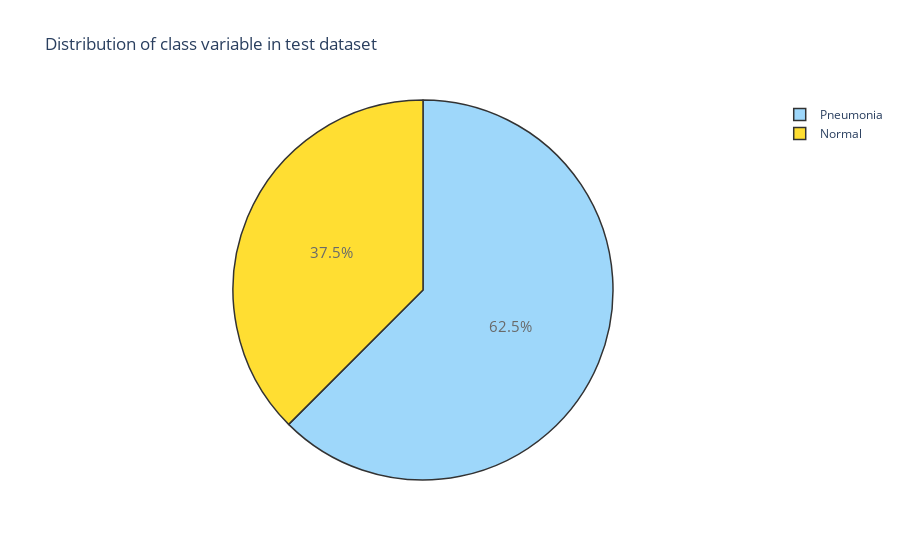

The notebook cell saved with this chart:
### Code cell
trace = go.Pie(labels = ['Pneumonia', 'Normal'], values = df_test['class'].value_counts(), 
               textfont=dict(size=15), opacity = 0.8,
               marker=dict(colors=['lightskyblue','gold'], 
                           line=dict(color='#000000', width=1.5)))


layout = dict(title =  'Distribution of class variable in test dataset')
           
fig = dict(data = [trace], layout=layout)
py.iplot(fig)

### Figure 1 — Plotly figure (JSON) as saved in the notebook; plotly's stock layout.template omitted (floating-point values rounded to 4 significant figures)
{"data": [{"labels": ["Pneumonia", "Normal"], "marker": {"colors": ["lightskyblue", "gold"], "line": {"color": "#000000", "width": 1.5}}, "opacity": 0.8, "textfont": {"size": 15}, "type": "pie", "values": [390, 234]}], "layout": {"title": {"text": "Distribution of class variable in test dataset"}}}
